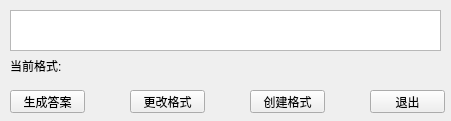
<?xml version="1.0" encoding="UTF-8"?>
<ui version="4.0">
 <class>MainWindow</class>
 <widget class="QMainWindow" name="MainWindow">
  <property name="geometry">
   <rect>
    <x>0</x>
    <y>0</y>
    <width>451</width>
    <height>121</height>
   </rect>
  </property>
  <property name="windowTitle">
   <string>MainWindow</string>
  </property>
  <widget class="QWidget" name="Widght">
   <widget class="QPushButton" name="Btn_SPW">
    <property name="geometry">
     <rect>
      <x>10</x>
      <y>90</y>
      <width>75</width>
      <height>23</height>
     </rect>
    </property>
    <property name="text">
     <string>生成答案</string>
    </property>
   </widget>
   <widget class="QPushButton" name="Btn_CHG">
    <property name="geometry">
     <rect>
      <x>130</x>
      <y>90</y>
      <width>75</width>
      <height>23</height>
     </rect>
    </property>
    <property name="text">
     <string>更改格式</string>
    </property>
   </widget>
   <widget class="QPushButton" name="Btn_CSM">
    <property name="geometry">
     <rect>
      <x>250</x>
      <y>90</y>
      <width>75</width>
      <height>23</height>
     </rect>
    </property>
    <property name="text">
     <string>创建格式</string>
    </property>
   </widget>
   <widget class="QPushButton" name="Btn_QT">
    <property name="geometry">
     <rect>
      <x>370</x>
      <y>90</y>
      <width>75</width>
      <height>23</height>
     </rect>
    </property>
    <property name="text">
     <string>退出</string>
    </property>
   </widget>
   <widget class="QLabel" name="Lb_NM">
    <property name="geometry">
     <rect>
      <x>10</x>
      <y>60</y>
      <width>54</width>
      <height>12</height>
     </rect>
    </property>
    <property name="text">
     <string>当前格式:</string>
    </property>
   </widget>
   <widget class="QLabel" name="Lb_SHW">
    <property name="geometry">
     <rect>
      <x>70</x>
      <y>60</y>
      <width>54</width>
      <height>12</height>
     </rect>
    </property>
    <property name="text">
     <string/>
    </property>
   </widget>
   <widget class="QTextBrowser" name="Tb_SHW">
    <property name="geometry">
     <rect>
      <x>10</x>
      <y>10</y>
      <width>431</width>
      <height>41</height>
     </rect>
    </property>
    <property name="html">
     <string>&lt;!DOCTYPE HTML PUBLIC &quot;-//W3C//DTD HTML 4.0//EN&quot; &quot;http://www.w3.org/TR/REC-html40/strict.dtd&quot;&gt;
&lt;html&gt;&lt;head&gt;&lt;meta name=&quot;qrichtext&quot; content=&quot;1&quot; /&gt;&lt;style type=&quot;text/css&quot;&gt;
p, li { white-space: pre-wrap; }
&lt;/style&gt;&lt;/head&gt;&lt;body style=&quot; font-family:'SimSun'; font-size:9pt; font-weight:400; font-style:normal;&quot;&gt;
&lt;p style=&quot;-qt-paragraph-type:empty; margin-top:0px; margin-bottom:0px; margin-left:0px; margin-right:0px; -qt-block-indent:0; text-indent:0px;&quot;&gt;&lt;br /&gt;&lt;/p&gt;&lt;/body&gt;&lt;/html&gt;</string>
    </property>
   </widget>
  </widget>
 </widget>
 <resources/>
 <connections/>
</ui>
